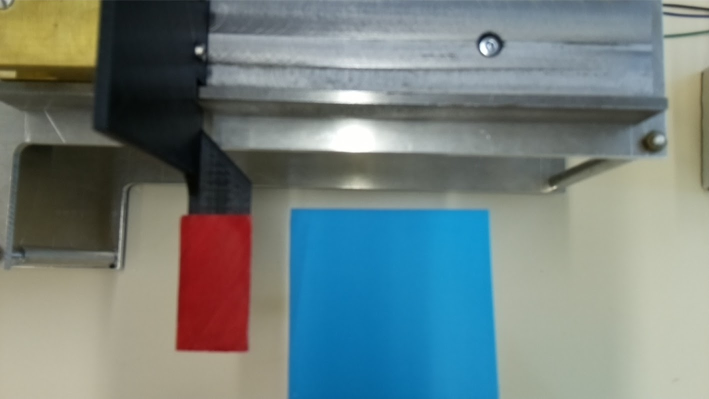
#> input picture practice_room/task1_opencv_control_pranav_adarsh/test_frames/4.jpg, 1418 x 797 px (shown at 1/2 size)
$ python main.py
#> lines starting #> are read from the running program, lines starting #| are printed output that depends on the picture; after the words box and inside, x2 and y2 are one past the last pixel; in counts of white or black regions, pixels touching at a corner belong together
### practice_room/task1_opencv_control_pranav_adarsh/opencv_controller.py
import cv2
import numpy as np

class OpenCVController(object):

    def __init__(self):
        self.in_zone = False
        print('OpenCV controller initiated')

    def get_frame(self, camera):

        # Starting the code
        global p
        global q
        global r
        global s

        frame = camera.get_frame()
        jpg_as_np = np.fromstring(frame, np.uint8)
        img = cv2.imdecode(jpg_as_np, cv2.COLOR_BGR2RGB)
#> img is the input picture: shape (797, 1418, 3); mean B, G, R 127.1, 128.6, 114.6

  # Converting RGB frame to HSV
        hsvFrame = cv2.cvtColor(img, cv2.COLOR_BGR2HSV)
#> hsvFrame: shape (797, 1418, 3); mean H, S, V 61.4, 72.3, 142.8

  # Setting Range for Blue Zone
        blue_lower = np.array([97, 209, 145], np.uint8)
        blue_upper = np.array([102, 250, 211], np.uint8)
        blue_mask = cv2.inRange(hsvFrame, blue_lower, blue_upper)
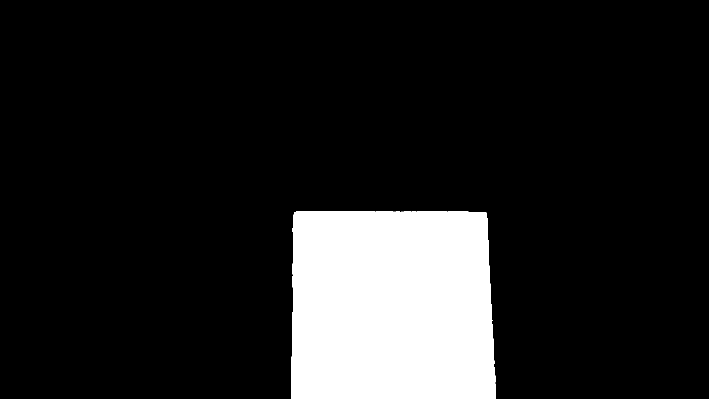
#> blue_mask: shape (797, 1418) (shown at 1/2 size); 13.2% white; 1 white region, box (x1, y1, x2, y2) and area: (582, 422, 992, 797) 148829

  # Setting Range for Red zone
        red_lower = np.array([0, 183, 107], np.uint8)
        red_upper = np.array([0, 220, 161], np.uint8)
        red_mask = cv2.inRange(hsvFrame, red_lower, red_upper)
#> red_mask: shape (797, 1418); 2.2% white; 56 white regions (52 under 20 px), largest, box (x1, y1, x2, y2) and area: (360, 432, 496, 700) 24959, (479, 438, 496, 446) 54, (440, 432, 464, 437) 53, (488, 663, 490, 682) 23


  # Setting up kernal(here 10*10) can also be (5*5)
        kernal = np.ones((10, 10), "uint8")

  # For red color dialting and bitwise operation to get res_red to show just red color in the frame
        red_mask = cv2.dilate(red_mask, kernal)
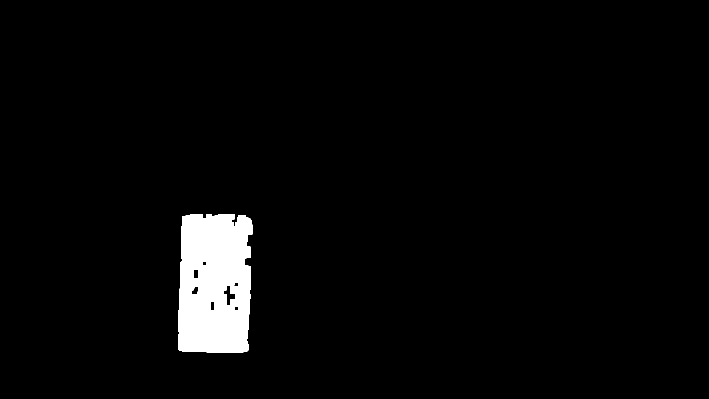
#> red_mask: shape (797, 1418) (shown at 1/2 size); 3.3% white; 1 white region, box (x1, y1, x2, y2) and area: (356, 428, 505, 706) 36994
        res_red = cv2.bitwise_and(img, img,
                              mask = red_mask)
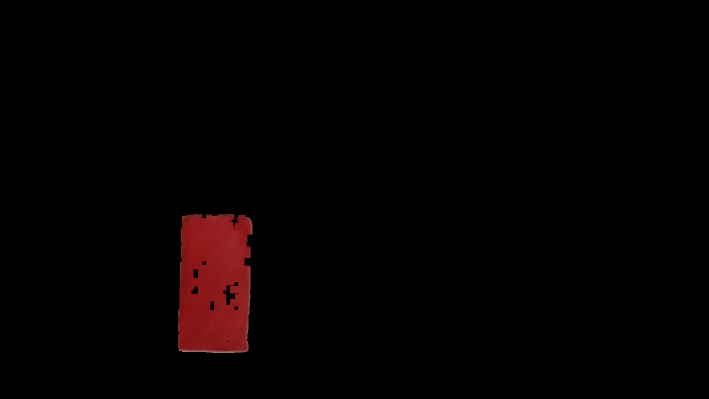
#> res_red: shape (797, 1418, 3) (shown at 1/2 size); mean B, G, R 1, 0.9, 4.6


  # For blue color dialting and bitwise operation to get res_blue to show just blue color in the frame
        blue_mask = cv2.dilate(blue_mask, kernal)
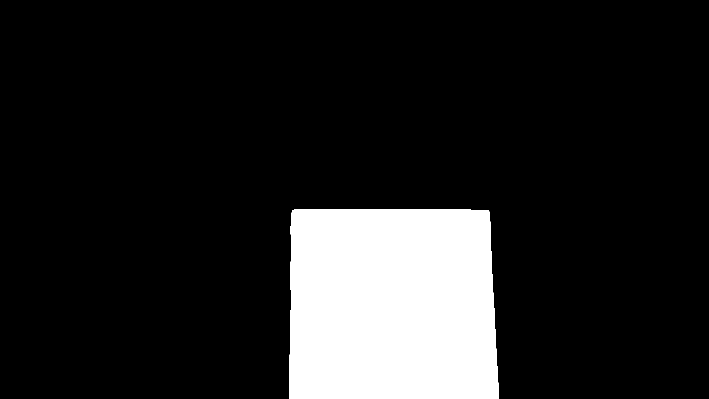
#> blue_mask: shape (797, 1418) (shown at 1/2 size); 13.6% white; 1 white region
        res_blue = cv2.bitwise_and(img, img,
                               mask = blue_mask)
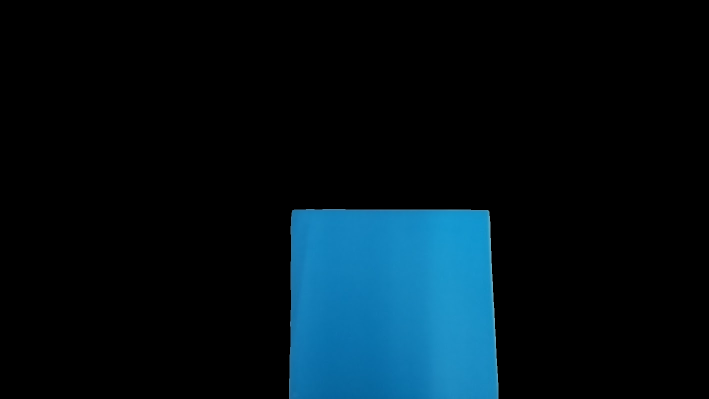
#> res_blue: shape (797, 1418, 3) (shown at 1/2 size); mean B, G, R 25.3, 17.7, 2.9


  # Process to find the Contours -Each individual contour is a Numpy array of (x,y) coordinates of boundary points of the object.

        contours, hierarchy = cv2.findContours(blue_mask,cv2.RETR_TREE,cv2.CHAIN_APPROX_SIMPLE)
#> contours = 1 contour; box (x1, y1, x2, y2) and area: (578, 418, 997, 797) 153198

        for pic, contour in enumerate(contours):
            area = cv2.contourArea(contour)
            if(area > 10000):
                    x, y, w, h = cv2.boundingRect(contour) #given the coorddinates draw rectangle
                    img = cv2.rectangle(img, (x, y),(x +w, y + h),(255, 0, 0), 2)
                    cv2.putText(img, "Zone", (x, y),       # To put the text for the rectangle
                    cv2.FONT_HERSHEY_SIMPLEX, 1.0,
                    (255, 0, 0))

                    p=x
                    q=y
                    r=w
                    s=h
#> this loop made 1 pass
#> (pic, area, x, y, w, h, p, q) on pass 1: (0, 153197.5, 578, 418, 419, 379, 578, 418)
#> pass 1, in get_frame, `img = cv2.rectangle(img, (x, y),(x +w, y + h),(255, 0, 0), 2)`:
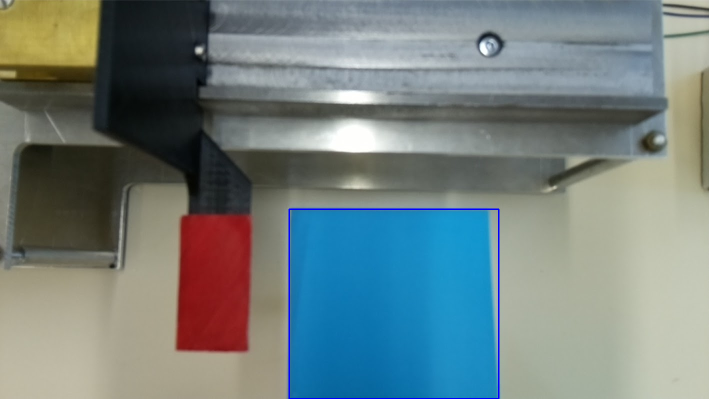
#> img: shape (797, 1418, 3) (shown at 1/2 size); 0.35% of pixels changed, all inside (x1, y1, x2, y2) = (577, 417, 999, 797)
#> after the loop: img: shape (797, 1418, 3); 0.01% of pixels changed, all inside (x1, y1, x2, y2) = (581, 397, 652, 417)


        contours, hierarchy = cv2.findContours(red_mask,cv2.RETR_TREE,cv2.CHAIN_APPROX_SIMPLE)
#> contours = 9 contours, 2 with area under 20; largest, box (x1, y1, x2, y2) and area: (356, 428, 505, 706) 37544, (446, 564, 479, 611) 578, (384, 538, 397, 557) 180, (382, 572, 397, 589) 176, (420, 602, 429, 621) 142, (468, 612, 477, 621) 62, (404, 522, 413, 531) 62
        for pic, contour in enumerate(contours):
            area = cv2.contourArea(contour)
            if(area > 5000):
                    x1, y1, w1, h1 = cv2.boundingRect(contour) #given the coorddinates draw rectangle
                    img = cv2.rectangle(img, (x1, y1),(x1 +w1, y1+ h1),(0, 0, 255), 2)

                    cv2.putText(img, "Mark", (x1, y1),     # To put the text for the rectangle
                    cv2.FONT_HERSHEY_SIMPLEX, 1.0,
                    (0, 0, 255))

  # Applying the conditions for mark to be in zone and setting the value of variable
                    if ((p+r>x1>p) or (p<x1+w1<p+r)):

                        self.in_zone = True

                    else:
                        self.in_zone = False
#> this loop made 9 passes
#> (area, x1, y1, w1, h1, self.in_zone) on pass 1: (37543.5, 356, 428, 149, 278, False)
#> area on passes 3 to 8: 62, 142, 175.5, 578.5, 180, 62
#> pass 1, in get_frame, `img = cv2.rectangle(img, (x1, y1),(x1 +w1, y1+ h1),(0, 0, 255), 2)`:
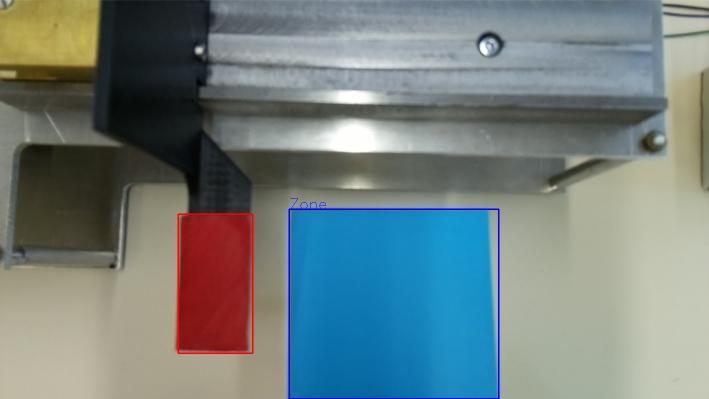
#> img: shape (797, 1418, 3) (shown at 1/2 size); mean B, G, R 127.2, 127.8, 114.5
#> after the loop: img: shape (797, 1418, 3); 0.01% of pixels changed, all inside (x1, y1, x2, y2) = (360, 407, 427, 427)


        print('Monitoring')

        #return img
        ret, jpeg = cv2.imencode('.jpg', img)
        return jpeg.tobytes()

    def is_in_zone(self):

        return self.in_zone

### practice_room/task1_opencv_control_pranav_adarsh/camera.py
# Please note that this is a fake camera, it will just
# yield the images 1.jpg, 2.jpg, 3.jg and 4.jpg. It is
# just for testing purposes. You should actually use the
# picamera module and implement the get_frame properly

from time import time
import os, sys

class Camera(object):
    def __init__(self):
        directory = os.path.join(os.path.dirname(__file__), 'test_frames')
        self.test_frames_name = ['1.jpg', '2.jpg', '3.jpg', '4.jpg']
        self.frames = [open(os.path.join(directory, f), 'rb').read() for f in self.test_frames_name]

    def get_frame(self):
        random_index = int(time()) % 4
        print('Frame', self.test_frames_name[random_index])
        return self.frames[random_index]

### practice_room/task1_opencv_control_pranav_adarsh/main.py
# Importing the important libraries

from opencv_controller import OpenCVController
from camera import Camera
import time
import cv2
import numpy as np
import base64
import warnings
warnings.filterwarnings("ignore",category=DeprecationWarning) #Suppressed the warning

print("\n")

opencv_controller = OpenCVController()

print("\n")

for i in range(5):
  frame = opencv_controller.get_frame(Camera())
  #   Display in window
  jpg_as_np = np.fromstring(frame, np.uint8)
  img = cv2.imdecode(jpg_as_np, cv2.COLOR_BGR2RGB)
  cv2.imshow('image', img)
  print("Is in zone: ", opencv_controller.is_in_zone())
  print("---------------------------------")

  cv2.waitKey(0)
  cv2.destroyAllWindows()
